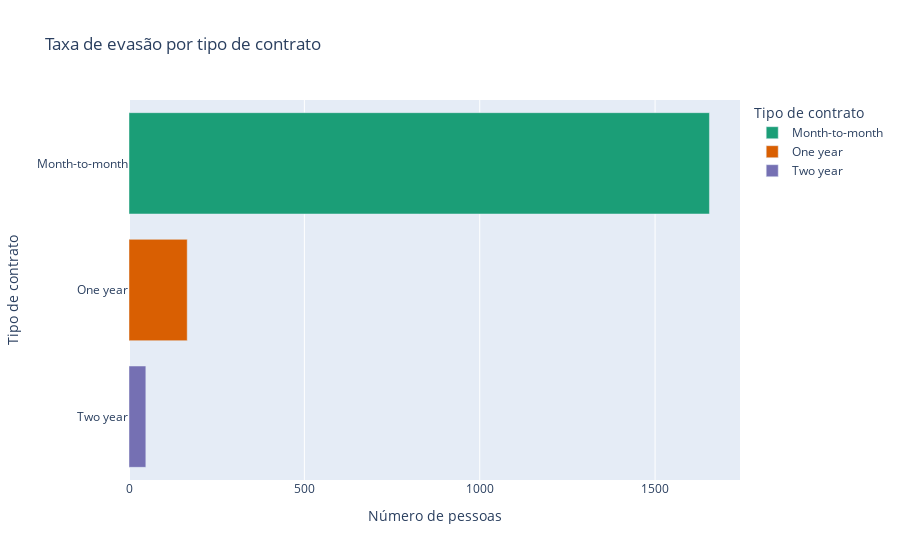

Notebook code for this chart:
### Markdown cell above
O tipo de pagamento com maio evasão é o de pagamento eletrônico

### Code cell
df_tipo_contrato = df[['Churn', 'account.Contract']].value_counts().reset_index()
df_tipo_contrato = df_tipo_contrato.query('Churn == "Yes"')

fig = px.bar(df_tipo_contrato, x='count', y='account.Contract', title='Taxa de evasão por tipo de contrato', color='account.Contract', color_discrete_sequence=px.colors.qualitative.Dark2, labels={'account.Contract': 'Tipo de contrato', 'count': 'Número de pessoas'})
fig.show()

### Figure 1 — Plotly figure (JSON) as saved in the notebook; plotly's stock layout.template omitted (floating-point values rounded to 4 significant figures)
{"data": [{"hovertemplate": "Tipo de contrato=%{y}<br>Número de pessoas=%{x}<extra></extra>", "legendgroup": "Month-to-month", "marker": {"color": "rgb(27,158,119)", "pattern": {"shape": ""}}, "name": "Month-to-month", "orientation": "h", "showlegend": true, "textposition": "auto", "type": "bar", "x": [1655], "xaxis": "x", "y": ["Month-to-month"], "yaxis": "y"}, {"hovertemplate": "Tipo de contrato=%{y}<br>Número de pessoas=%{x}<extra></extra>", "legendgroup": "One year", "marker": {"color": "rgb(217,95,2)", "pattern": {"shape": ""}}, "name": "One year", "orientation": "h", "showlegend": true, "textposition": "auto", "type": "bar", "x": [166], "xaxis": "x", "y": ["One year"], "yaxis": "y"}, {"hovertemplate": "Tipo de contrato=%{y}<br>Número de pessoas=%{x}<extra></extra>", "legendgroup": "Two year", "marker": {"color": "rgb(117,112,179)", "pattern": {"shape": ""}}, "name": "Two year", "orientation": "h", "showlegend": true, "textposition": "auto", "type": "bar", "x": [48], "xaxis": "x", "y": ["Two year"], "yaxis": "y"}], "layout": {"barmode": "relative", "legend": {"title": {"text": "Tipo de contrato"}, "tracegroupgap": 0}, "title": {"text": "Taxa de evasão por tipo de contrato"}, "xaxis": {"anchor": "y", "domain": [0, 1], "title": {"text": "Número de pessoas"}}, "yaxis": {"anchor": "x", "categoryarray": ["Two year", "One year", "Month-to-month"], "categoryorder": "array", "domain": [0, 1], "title": {"text": "Tipo de contrato"}}}}
